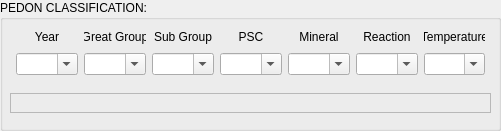
   <widget class="QGroupBox" name="groupBox_12">
    <property name="geometry">
     <rect>
      <x>430</x>
      <y>400</y>
      <width>501</width>
      <height>131</height>
     </rect>
    </property>
    <property name="title">
     <string>PEDON CLASSIFICATION:</string>
    </property>
    <widget class="QWidget" name="gridLayoutWidget_2">
     <property name="geometry">
      <rect>
       <x>10</x>
       <y>20</y>
       <width>481</width>
       <height>61</height>
      </rect>
     </property>
     <layout class="QGridLayout" name="gridLayout_2">
      <property name="sizeConstraint">
       <enum>QLayout::SetDefaultConstraint</enum>
      </property>
      <property name="leftMargin">
       <number>6</number>
      </property>
      <property name="topMargin">
       <number>6</number>
      </property>
      <property name="rightMargin">
       <number>6</number>
      </property>
      <property name="bottomMargin">
       <number>6</number>
      </property>
      <item row="0" column="5">
       <widget class="QLabel" name="label_57">
        <property name="text">
         <string>Reaction</string>
        </property>
        <property name="alignment">
         <set>Qt::AlignCenter</set>
        </property>
       </widget>
      </item>
      <item row="1" column="5">
       <widget class="QComboBox" name="Reaction_CB">
        <property name="editable">
         <bool>true</bool>
        </property>
       </widget>
      </item>
      <item row="1" column="2">
       <widget class="QComboBox" name="Sub_Group_CB">
        <property name="editable">
         <bool>true</bool>
        </property>
       </widget>
      </item>
      <item row="1" column="1">
       <widget class="QComboBox" name="Great_Group_CB">
        <property name="editable">
         <bool>true</bool>
        </property>
       </widget>
      </item>
      <item row="1" column="3">
       <widget class="QComboBox" name="PSC_CB">
        <property name="editable">
         <bool>true</bool>
        </property>
       </widget>
      </item>
      <item row="1" column="4">
       <widget class="QComboBox" name="Mineral_CB">
        <property name="editable">
         <bool>true</bool>
        </property>
       </widget>
      </item>
      <item row="0" column="1">
       <widget class="QLabel" name="label_53">
        <property name="text">
         <string>Great Group</string>
        </property>
        <property name="alignment">
         <set>Qt::AlignCenter</set>
        </property>
       </widget>
      </item>
      <item row="0" column="3">
       <widget class="QLabel" name="label_54">
        <property name="text">
         <string>PSC</string>
        </property>
        <property name="alignment">
         <set>Qt::AlignCenter</set>
        </property>
       </widget>
      </item>
      <item row="0" column="2">
       <widget class="QLabel" name="label_52">
        <property name="text">
         <string>Sub Group</string>
        </property>
        <property name="alignment">
         <set>Qt::AlignCenter</set>
        </property>
       </widget>
      </item>
      <item row="0" column="4">
       <widget class="QLabel" name="label_55">
        <property name="text">
         <string>Mineral</string>
        </property>
        <property name="alignment">
         <set>Qt::AlignCenter</set>
        </property>
       </widget>
      </item>
      <item row="1" column="0">
       <widget class="QComboBox" name="Taxonomy_Year_CB">
        <property name="editable">
         <bool>true</bool>
        </property>
        <property name="currentText">
         <string/>
        </property>
       </widget>
      </item>
      <item row="0" column="0">
       <widget class="QLabel" name="label_56">
        <property name="text">
         <string>Year</string>
        </property>
        <property name="alignment">
         <set>Qt::AlignCenter</set>
        </property>
       </widget>
      </item>
      <item row="0" column="6">
       <widget class="QLabel" name="label_58">
        <property name="text">
         <string>Temperature</string>
        </property>
        <property name="alignment">
         <set>Qt::AlignCenter</set>
        </property>
       </widget>
      </item>
      <item row="1" column="6">
       <widget class="QComboBox" name="Temperature_CB">
        <property name="editable">
         <bool>true</bool>
        </property>
       </widget>
      </item>
     </layout>
    </widget>
    <widget class="QLabel" name="Pedon_Label_L">
     <property name="geometry">
      <rect>
       <x>10</x>
       <y>93</y>
       <width>481</width>
       <height>20</height>
      </rect>
     </property>
     <property name="frameShape">
      <enum>QFrame::StyledPanel</enum>
     </property>
     <property name="frameShadow">
      <enum>QFrame::Sunken</enum>
     </property>
     <property name="text">
      <string/>
     </property>
    </widget>
   </widget>
